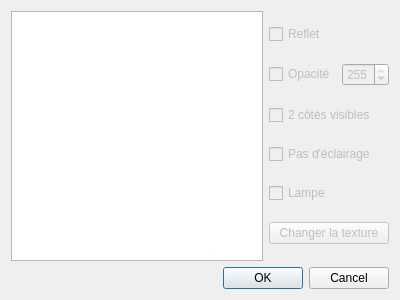
<?xml version="1.0" encoding="UTF-8"?>
<ui version="4.0">
 <class>DialogEditEffects</class>
 <widget class="QDialog" name="DialogEditEffects">
  <property name="geometry">
   <rect>
    <x>0</x>
    <y>0</y>
    <width>400</width>
    <height>300</height>
   </rect>
  </property>
  <property name="minimumSize">
   <size>
    <width>400</width>
    <height>300</height>
   </size>
  </property>
  <property name="maximumSize">
   <size>
    <width>16777215</width>
    <height>16777215</height>
   </size>
  </property>
  <property name="windowTitle">
   <string>Édition des effets</string>
  </property>
  <property name="windowIcon">
   <iconset resource="MainFrame.qrc">
    <normaloff>:/MainFrame/ModelEditor.png</normaloff>:/MainFrame/ModelEditor.png</iconset>
  </property>
  <layout class="QVBoxLayout" name="verticalLayout">
   <item>
    <layout class="QHBoxLayout" name="horizontalLayout">
     <item>
      <widget class="QTreeWidget" name="tree">
       <property name="headerHidden">
        <bool>true</bool>
       </property>
       <column>
        <property name="text">
         <string notr="true">1</string>
        </property>
       </column>
      </widget>
     </item>
     <item>
      <layout class="QVBoxLayout" name="verticalLayout_3">
       <property name="leftMargin">
        <number>0</number>
       </property>
       <item>
        <widget class="QCheckBox" name="checkReflect">
         <property name="enabled">
          <bool>false</bool>
         </property>
         <property name="text">
          <string>Reflet</string>
         </property>
        </widget>
       </item>
       <item>
        <layout class="QHBoxLayout" name="horizontalLayout_2">
         <item>
          <widget class="QCheckBox" name="checkOpacity">
           <property name="enabled">
            <bool>false</bool>
           </property>
           <property name="text">
            <string>Opacité</string>
           </property>
          </widget>
         </item>
         <item>
          <widget class="QSpinBox" name="spinOpacity">
           <property name="enabled">
            <bool>false</bool>
           </property>
           <property name="maximum">
            <number>255</number>
           </property>
           <property name="value">
            <number>255</number>
           </property>
          </widget>
         </item>
        </layout>
       </item>
       <item>
        <widget class="QCheckBox" name="check2Sides">
         <property name="enabled">
          <bool>false</bool>
         </property>
         <property name="text">
          <string>2 côtés visibles</string>
         </property>
        </widget>
       </item>
       <item>
        <widget class="QCheckBox" name="checkSelfIlluminate">
         <property name="enabled">
          <bool>false</bool>
         </property>
         <property name="text">
          <string>Pas d'éclairage</string>
         </property>
        </widget>
       </item>
       <item>
        <widget class="QCheckBox" name="checkHighlight">
         <property name="enabled">
          <bool>false</bool>
         </property>
         <property name="text">
          <string>Lampe</string>
         </property>
        </widget>
       </item>
       <item>
        <widget class="QPushButton" name="changeTexture">
         <property name="enabled">
          <bool>false</bool>
         </property>
         <property name="text">
          <string>Changer la texture</string>
         </property>
        </widget>
       </item>
      </layout>
     </item>
    </layout>
   </item>
   <item>
    <widget class="QDialogButtonBox" name="buttonBox">
     <property name="orientation">
      <enum>Qt::Horizontal</enum>
     </property>
     <property name="standardButtons">
      <set>QDialogButtonBox::Cancel|QDialogButtonBox::Ok</set>
     </property>
    </widget>
   </item>
  </layout>
 </widget>
 <resources>
  <include location="MainFrame.qrc"/>
 </resources>
 <connections>
  <connection>
   <sender>buttonBox</sender>
   <signal>accepted()</signal>
   <receiver>DialogEditEffects</receiver>
   <slot>accept()</slot>
   <hints>
    <hint type="sourcelabel">
     <x>248</x>
     <y>254</y>
    </hint>
    <hint type="destinationlabel">
     <x>157</x>
     <y>274</y>
    </hint>
   </hints>
  </connection>
  <connection>
   <sender>buttonBox</sender>
   <signal>rejected()</signal>
   <receiver>DialogEditEffects</receiver>
   <slot>reject()</slot>
   <hints>
    <hint type="sourcelabel">
     <x>316</x>
     <y>260</y>
    </hint>
    <hint type="destinationlabel">
     <x>286</x>
     <y>274</y>
    </hint>
   </hints>
  </connection>
 </connections>
</ui>
